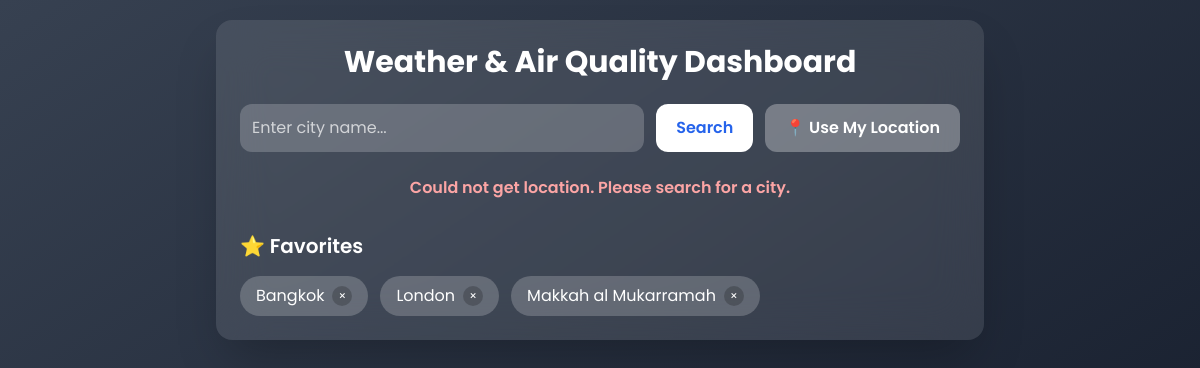
Before: / with the older database file.
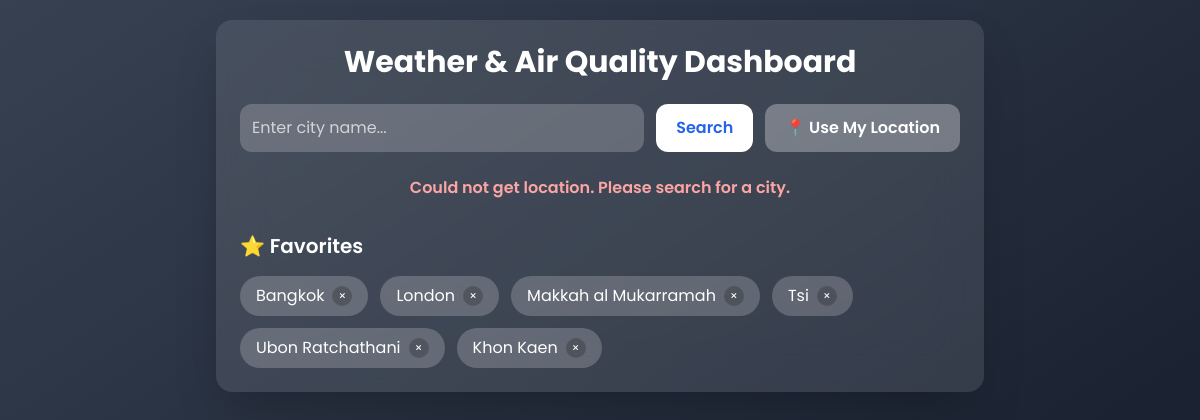
After: the same page with the newer database file.
### tables this page shows
CREATE TABLE favorites (
            city TEXT PRIMARY KEY
        );

### main.py (the view)
@app.route('/')
def index():
    conn = sqlite3.connect('database.db')
    cursor = conn.cursor()
    cursor.execute('SELECT city FROM favorites')
    favorites = [row[0] for row in cursor.fetchall()]
    conn.close()
    return render_template('index.html', favorites=favorites)

### templates/index.html (shortened to what this page needs)
<!DOCTYPE html>
<html lang="en">
<head>
    <script src="https://cdn.tailwindcss.com"></script>
</head>
<body id="app-body" class="bg-gradient-to-br from-gray-700 to-gray-900 min-h-screen p-5 flex justify-center items-start">
    <div class="w-full max-w-3xl bg-white/10 backdrop-blur-xl rounded-2xl shadow-2xl p-6 text-white">
        <h1 class="text-3xl font-bold text-center mb-6">Weather & Air Quality Dashboard</h1>
        <div class="flex flex-col sm:flex-row gap-3 mb-6">
            <input type="text" id="cityInput" placeholder="Enter city name..." class="flex-grow p-3 rounded-xl bg-white/20 border-0 text-white placeholder-white/70 focus:ring-2 focus:ring-white/50 focus:outline-none">
            <button id="searchBtn" class="px-5 py-3 rounded-xl bg-white text-blue-600 font-semibold hover:bg-gray-200 transition-transform transform hover:scale-105">Search</button>
            <button id="geolocationBtn" class="px-5 py-3 rounded-xl bg-white/30 text-white font-semibold hover:bg-white/40 transition-transform transform hover:scale-105">📍 Use My Location</button>
        </div>
        <div id="errorMessage" class="text-red-300 font-semibold mt-4 text-center"></div>
        <div class="mt-8 text-left">
            <h2 class="text-xl font-semibold">⭐ Favorites</h2>
            <ul id="favoritesList" class="flex flex-wrap gap-3 mt-4">
                {% for favorite in favorites %}
                    <li class="favorite-item bg-white/20 px-4 py-2 rounded-full flex items-center gap-2 cursor-pointer hover:bg-white/40" data-city="{{ favorite }}">
                        <span>{{ favorite }}</span>
                        <button class="remove-favorite bg-black/20 w-5 h-5 rounded-full text-xs text-white flex items-center justify-center" data-city="{{ favorite }}">&times;</button>
                    </li>
                {% endfor %}
            </ul>
        </div>
    </div>
</body>
</html>

### templates/index.html (style rules this page uses)
body { font-family: 'Poppins', sans-serif; transition: background 0.5s ease-in-out; }

Changed rows visible on the page:
added favorites: city "Tsi"
added favorites: city "Ubon Ratchathani"
added favorites: city "Khon Kaen"
